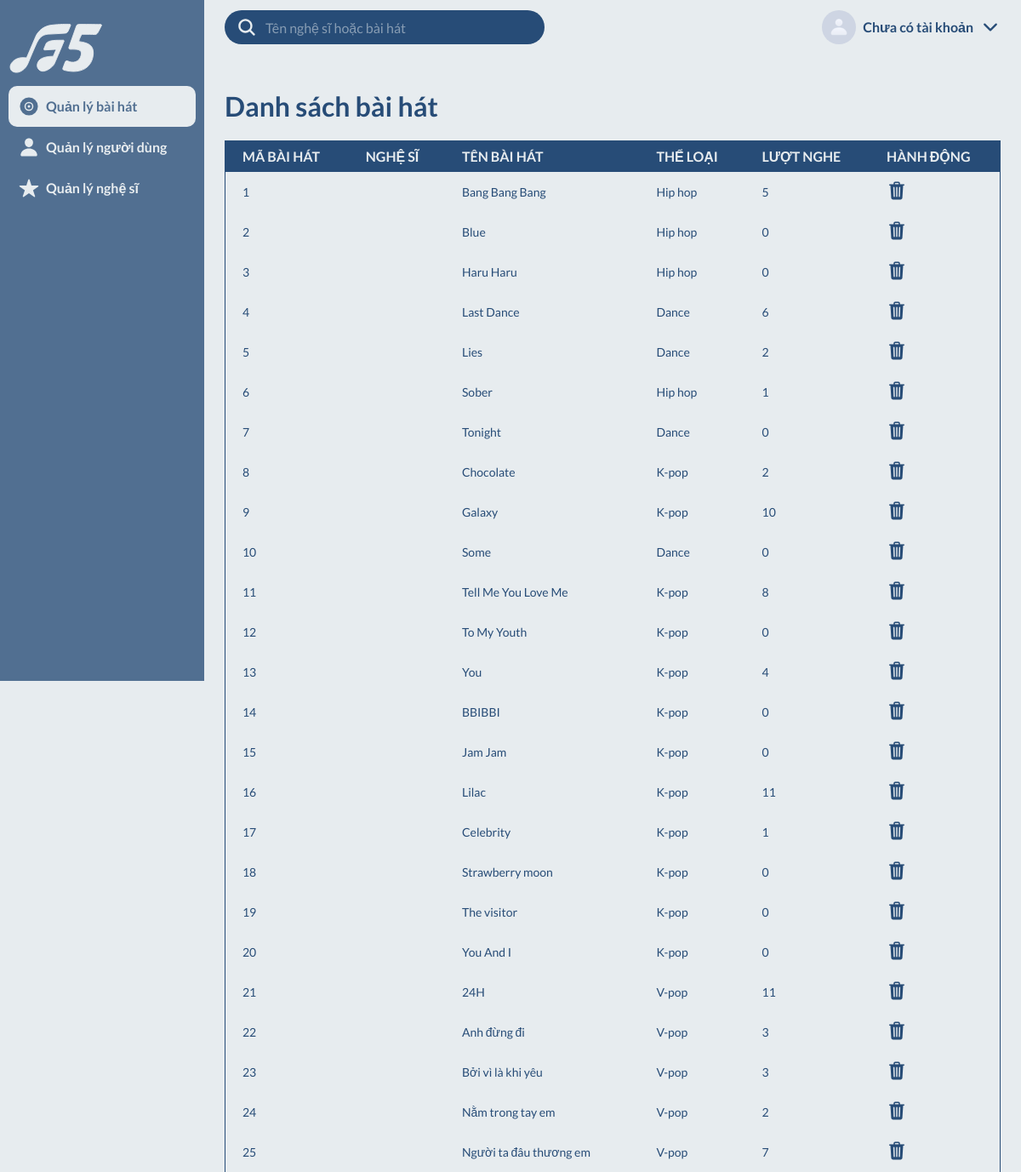
/manage_songs.php (upper part), run on an earlier commit of the app's database.
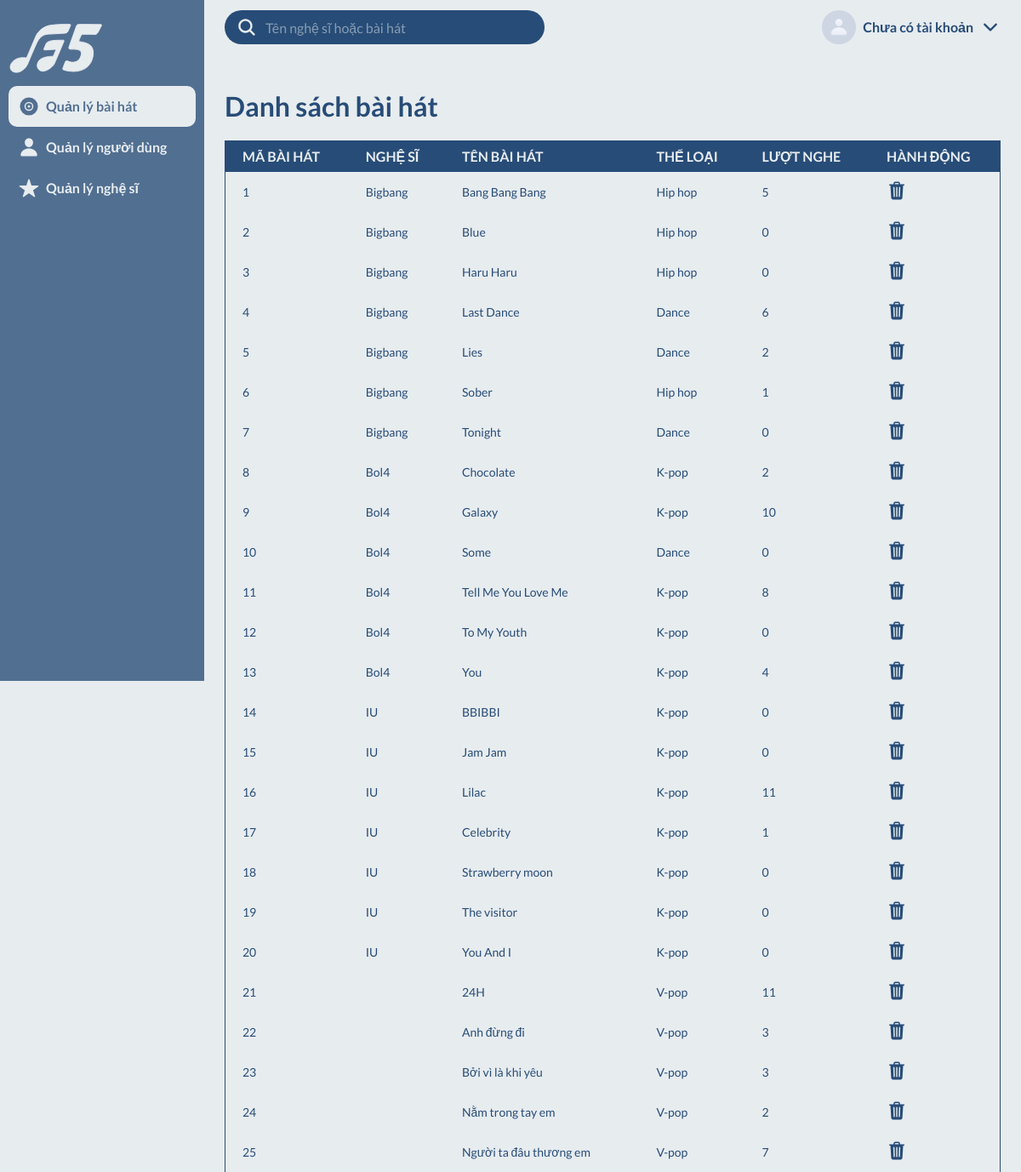
And on a later commit of the database.
### tables this page shows
CREATE TABLE `songs` (
  `audio_id` int(11) NOT NULL,
  `user_id` int(11) NOT NULL,
  `title` varchar(255) NOT NULL,
  `category` varchar(255) NOT NULL,
  `thumbnail` varchar(255) NOT NULL,
  `audio_location` varchar(255) NOT NULL,
  `view` int(11) NOT NULL DEFAULT 0
);

CREATE TABLE `users` (
  `id` int(30) NOT NULL,
  `stagename` varchar(255) NOT NULL,
  `username` varchar(50) NOT NULL,
  `password` text NOT NULL,
  `type` int(1) NOT NULL DEFAULT 2,
  `date_created` datetime NOT NULL DEFAULT current_timestamp(),
  `image` varchar(100) DEFAULT NULL,
  `occupation` varchar(255) NOT NULL
);

### manage_songs.php (the view, shortened to what the changed rows need)
<!DOCTYPE html>
<html lang="en">
    <head>
        <link rel="stylesheet" href="./css/base.css" />
        <link rel="stylesheet" href="./css/app.css" />
        <link rel="stylesheet" href="./css/search.css" />
        <link rel="stylesheet" href="./css/table.css" />
    </head>
    <body>
        <div class="grid">
            <main class="main" style="transform: translateY(-150px);">
                <h1 class="table-title">Danh sách bài hát</h1>
                <table id = "songs">
                    <thead>
                        <tr>
                            <th>Mã Bài Hát</th>
                            <th>Nghệ Sĩ</th>
                            <th>Tên Bài Hát</th>
                            <th>Thể Loại</th>
                            <th>Lượt Nghe</th>
                            <th>Hành Động</th>
                        </tr>
                    </thead>
                <?php
                    include 'db_connect.php';
                    $sql_song = "SELECT * FROM songs";
                    $result_song = mysqli_query($conn, $sql_song);
                    while($row=mysqli_fetch_array($result_song)){
                ?>
                    <tbody>
                        <tr>
                            <td><?php echo $row['audio_id']; ?></td>
                            <td>
                                <?php
                                    $user_id = $row['user_id'];
                                    $sql_singer = "SELECT * FROM users where id ='$user_id'";
                                    $result = mysqli_query($conn, $sql_singer);
                                    $row_singer=mysqli_fetch_array($result);
                                    echo $row_singer['stagename'];
                                ?>
                            </td>
                            <td><?php echo $row['title']; ?></td>
                            <td><?php echo $row['category']; ?></td>
                             <td><?php echo $row['view']; ?></td>
                            <td>
                                <a href="delete_song.php?audio_id=<?php echo $row['audio_id']; ?>">
                                    <ion-icon name="trash"></ion-icon>
                                </a>
                            </td>
                        </tr>
                    </tbody>
                <?php
                    }
                ?>
                </table>
            </main>
    </body>
</html>

What changed in the data, as far as the page shows it:
changed through a linked row, songs "Bang Bang Bang": user.stagename (not shown) → "Bigbang"
changed through a linked row, songs "Blue": user.stagename (not shown) → "Bigbang"
changed through a linked row, songs "Haru Haru": user.stagename (not shown) → "Bigbang"
changed through a linked row, songs "Last Dance": user.stagename (not shown) → "Bigbang"
changed through a linked row, songs "Lies": user.stagename (not shown) → "Bigbang"
changed through a linked row, songs "Sober": user.stagename (not shown) → "Bigbang"
changed through a linked row, songs "Tonight": user.stagename (not shown) → "Bigbang"
shown differently, row unchanged: songs "Chocolate": user.stagename (not shown) → "Bol4"
shown differently, row unchanged: songs "Galaxy": user.stagename (not shown) → "Bol4"
shown differently, row unchanged: songs "Some": user.stagename (not shown) → "Bol4"
shown differently, row unchanged: songs "Tell Me You Love Me": user.stagename (not shown) → "Bol4"
shown differently, row unchanged: songs "To My Youth": user.stagename (not shown) → "Bol4"
shown differently, row unchanged: songs "You": user.stagename (not shown) → "Bol4"
shown differently, row unchanged: songs "BBIBBI": user.stagename (not shown) → "IU"
shown differently, row unchanged: songs "Jam Jam": user.stagename (not shown) → "IU"
shown differently, row unchanged: songs "Lilac": user.stagename (not shown) → "IU"
shown differently, row unchanged: songs "Celebrity": user.stagename (not shown) → "IU"
shown differently, row unchanged: songs "Strawberry moon": user.stagename (not shown) → "IU"
shown differently, row unchanged: songs "The visitor": user.stagename (not shown) → "IU"
shown differently, row unchanged: songs "You And I": user.stagename (not shown) → "IU"
